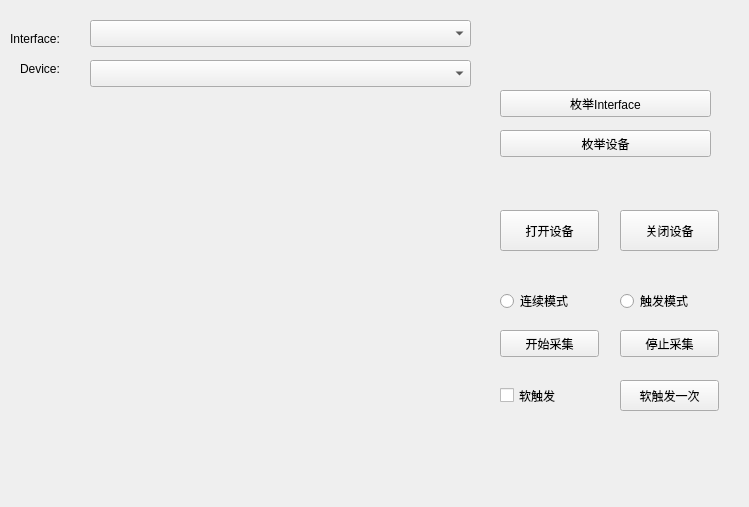
<?xml version="1.0" encoding="UTF-8"?>
<ui version="4.0">
 <class>MainWindow</class>
 <widget class="QMainWindow" name="MainWindow">
  <property name="geometry">
   <rect>
    <x>0</x>
    <y>0</y>
    <width>749</width>
    <height>507</height>
   </rect>
  </property>
  <property name="windowTitle">
   <string>MainWindow</string>
  </property>
  <widget class="QWidget" name="centralWidget">
   <widget class="QPushButton" name="EnumInterface">
    <property name="geometry">
     <rect>
      <x>500</x>
      <y>90</y>
      <width>211</width>
      <height>27</height>
     </rect>
    </property>
    <property name="text">
     <string>枚举Interface</string>
    </property>
   </widget>
   <widget class="QPushButton" name="EnumDevice">
    <property name="geometry">
     <rect>
      <x>500</x>
      <y>130</y>
      <width>211</width>
      <height>27</height>
     </rect>
    </property>
    <property name="text">
     <string>枚举设备</string>
    </property>
   </widget>
   <widget class="QPushButton" name="OpenDevice">
    <property name="geometry">
     <rect>
      <x>500</x>
      <y>210</y>
      <width>99</width>
      <height>41</height>
     </rect>
    </property>
    <property name="text">
     <string>打开设备</string>
    </property>
   </widget>
   <widget class="QPushButton" name="CloseDevice">
    <property name="geometry">
     <rect>
      <x>620</x>
      <y>210</y>
      <width>99</width>
      <height>41</height>
     </rect>
    </property>
    <property name="text">
     <string>关闭设备</string>
    </property>
   </widget>
   <widget class="QRadioButton" name="ContinueRadioButton">
    <property name="geometry">
     <rect>
      <x>500</x>
      <y>290</y>
      <width>117</width>
      <height>22</height>
     </rect>
    </property>
    <property name="text">
     <string>连续模式</string>
    </property>
   </widget>
   <widget class="QRadioButton" name="TriggerRadioButton">
    <property name="geometry">
     <rect>
      <x>620</x>
      <y>290</y>
      <width>117</width>
      <height>22</height>
     </rect>
    </property>
    <property name="text">
     <string>触发模式</string>
    </property>
   </widget>
   <widget class="QPushButton" name="StartGrab">
    <property name="geometry">
     <rect>
      <x>500</x>
      <y>330</y>
      <width>99</width>
      <height>27</height>
     </rect>
    </property>
    <property name="text">
     <string>开始采集</string>
    </property>
   </widget>
   <widget class="QPushButton" name="StopGrab">
    <property name="geometry">
     <rect>
      <x>620</x>
      <y>330</y>
      <width>99</width>
      <height>27</height>
     </rect>
    </property>
    <property name="text">
     <string>停止采集</string>
    </property>
   </widget>
   <widget class="QCheckBox" name="SoftCheckBox">
    <property name="geometry">
     <rect>
      <x>500</x>
      <y>380</y>
      <width>101</width>
      <height>31</height>
     </rect>
    </property>
    <property name="text">
     <string>软触发</string>
    </property>
   </widget>
   <widget class="QPushButton" name="SoftOnceButton">
    <property name="geometry">
     <rect>
      <x>620</x>
      <y>380</y>
      <width>99</width>
      <height>31</height>
     </rect>
    </property>
    <property name="text">
     <string>软触发一次</string>
    </property>
   </widget>
   <widget class="QComboBox" name="InterfacecomboBox">
    <property name="geometry">
     <rect>
      <x>90</x>
      <y>20</y>
      <width>381</width>
      <height>27</height>
     </rect>
    </property>
   </widget>
   <widget class="QComboBox" name="DevicecomboBox">
    <property name="geometry">
     <rect>
      <x>90</x>
      <y>60</y>
      <width>381</width>
      <height>27</height>
     </rect>
    </property>
   </widget>
   <widget class="QLabel" name="Interfacelabel">
    <property name="geometry">
     <rect>
      <x>10</x>
      <y>30</y>
      <width>67</width>
      <height>17</height>
     </rect>
    </property>
    <property name="text">
     <string>Interface:</string>
    </property>
   </widget>
   <widget class="QLabel" name="Devicelabel">
    <property name="geometry">
     <rect>
      <x>20</x>
      <y>60</y>
      <width>51</width>
      <height>17</height>
     </rect>
    </property>
    <property name="text">
     <string>Device:</string>
    </property>
   </widget>
   <widget class="QWidget" name="widgetDisplay" native="true">
    <property name="geometry">
     <rect>
      <x>19</x>
      <y>99</y>
      <width>451</width>
      <height>361</height>
     </rect>
    </property>
   </widget>
  </widget>
 </widget>
 <layoutdefault spacing="6" margin="11"/>
 <resources/>
 <connections/>
</ui>
